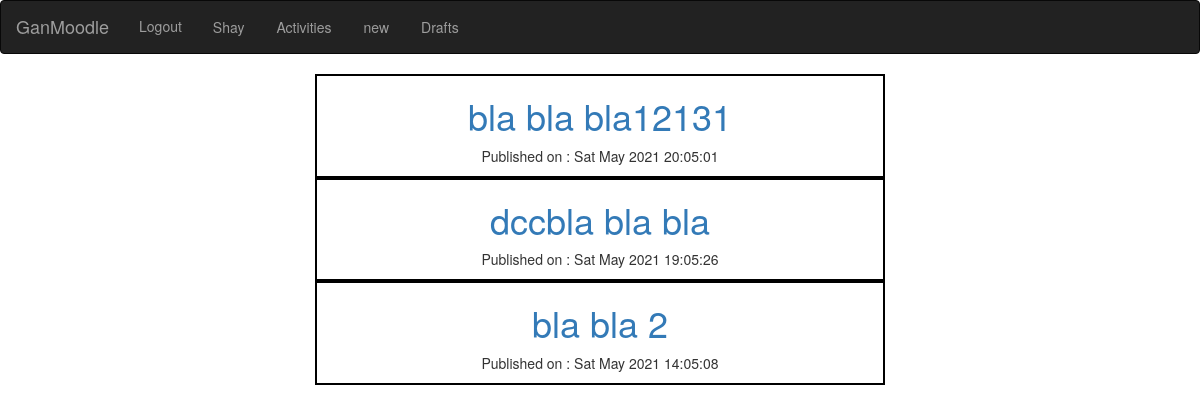
The page /activities/ (signed in) on the database as committed earlier.
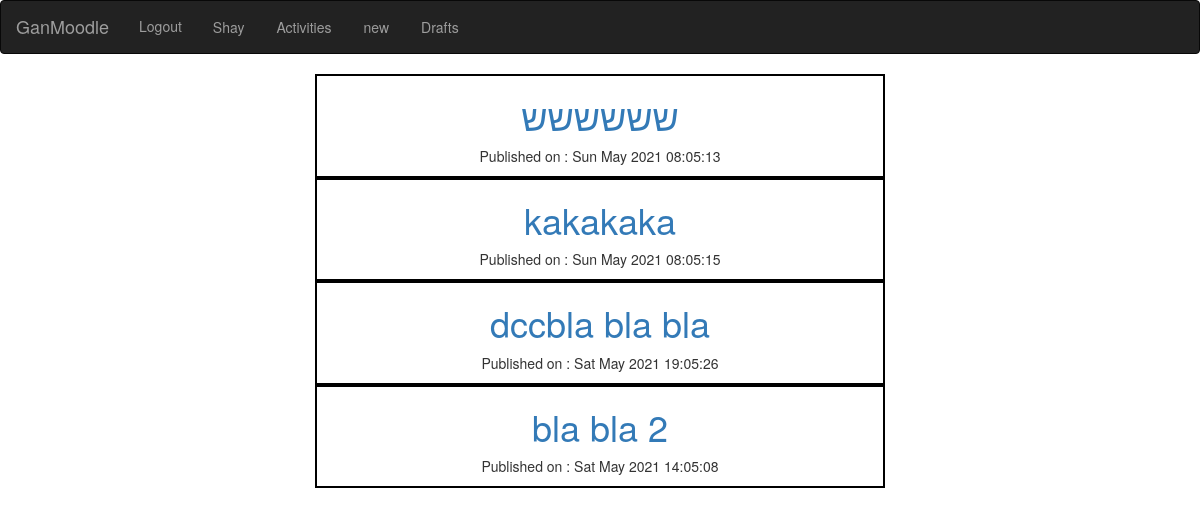
The same page on the database as committed later.
### activities/models.py (models this page shows, shortened)
class Activity(models.Model):
    auther = models.ForeignKey("users.Manager",on_delete=models.CASCADE)
    title = models.CharField(max_length=200)
    text = models.TextField()
    created_date = models.DateTimeField(default=timezone.now)
    published_date = models.DateTimeField(blank=True,null=True)

### activities/views.py (the view)
# urls.py: path('',views.ActivitiyListView.as_view(),name='activity_list'),
class ActivitiyListView(ListView):
    model = Activity
    def get_queryset(self):
        return Activity.objects.filter(published_date__lte=timezone.now()).order_by('-published_date')
    def get_context_data(self, **kwargs):
        context = super().get_context_data(**kwargs)
        userGroups = self.request.user.gangroups.all()
        context['userGroups'] = userGroups
        activityAutherGroup = Activity.objects.all()
        return context

### templates/activities/activity_list.html (shortened to what this page needs)
{% load widget_tweaks %}
<!DOCTYPE html>
<html lang="en">
<head>
    <link rel="stylesheet" href="https://maxcdn.bootstrapcdn.com/bootstrap/3.3.7/css/bootstrap.min.css">
</head>
<body>
  <nav class="navbar navbar-inverse  ">
    <div class="container-fluid">
  <div class="navbar-header">
    <a class="navbar-brand" href="{% url 'homepage' %}">GanMoodle</a>
  </div>
  <div class="collapse navbar-collapse" id="bs-example-navbar-collapse-1">
    <ul class="nav navbar-nav ">
      {% if user.is_authenticated %}
        <li class="nav-item">
          <a class="nav-link" href="{% url 'logout' %}">Logout</a>
        </li>
        <li class="nav-item">
          <a class="btn btn-outline-primary" href="{% url 'profile' %}">{{user.username|title}}</a>
        </li>
        <li class="nav-item">
          <a class="btn btn-outline-primary" href="{% url 'activity_list' %}">Activities</a>
        </li>
        {% if user.is_manager %}
        <li class="nav-item">
          <a class="btn btn-outline-primary" href="{% url 'activity_new' %}">new</a>
        </li>
        <li class="nav-item">
          <a class="btn btn-outline-primary" href="{% url 'activity_draft_list' %}">Drafts</a>
        </li>
        {% endif %}
      {% else %}
      <li><a href="{% url 'register' %}">Sign up </a></li>
      <li ><a  href="{% url 'login' %}">Sign in</a></li>
      {% endif %}
    </ul>
    </div>
  </div>
  </nav>
  <div class="container">
  <div class="centerstage">
    {% for activity in activity_list %}
      {% if activity.auther.user.gangroups.all.0 == userGroups.0  %}
    <div class="activity">
        <h1><a href="{% url 'activity_detail' pk=activity.pk %}">{{activity.title}} </a></h1>
        <div class="date">
            <p>Published on : {{activity.published_date|date:"D M Y H:m:s"}}</p>
        </div>
    </div>
    {% endif %}
    {% endfor %}
</div>
</div>

Rows that differ between the two databases and show on the page:
removed Activity: title "bla bla bla12131", published_date "Sat May 2021 20:05:01"
added Activity: title "שששששש", published_date "Sun May 2021 08:05:13"
added Activity: title "kakakaka", published_date "Sun May 2021 08:05:15"
